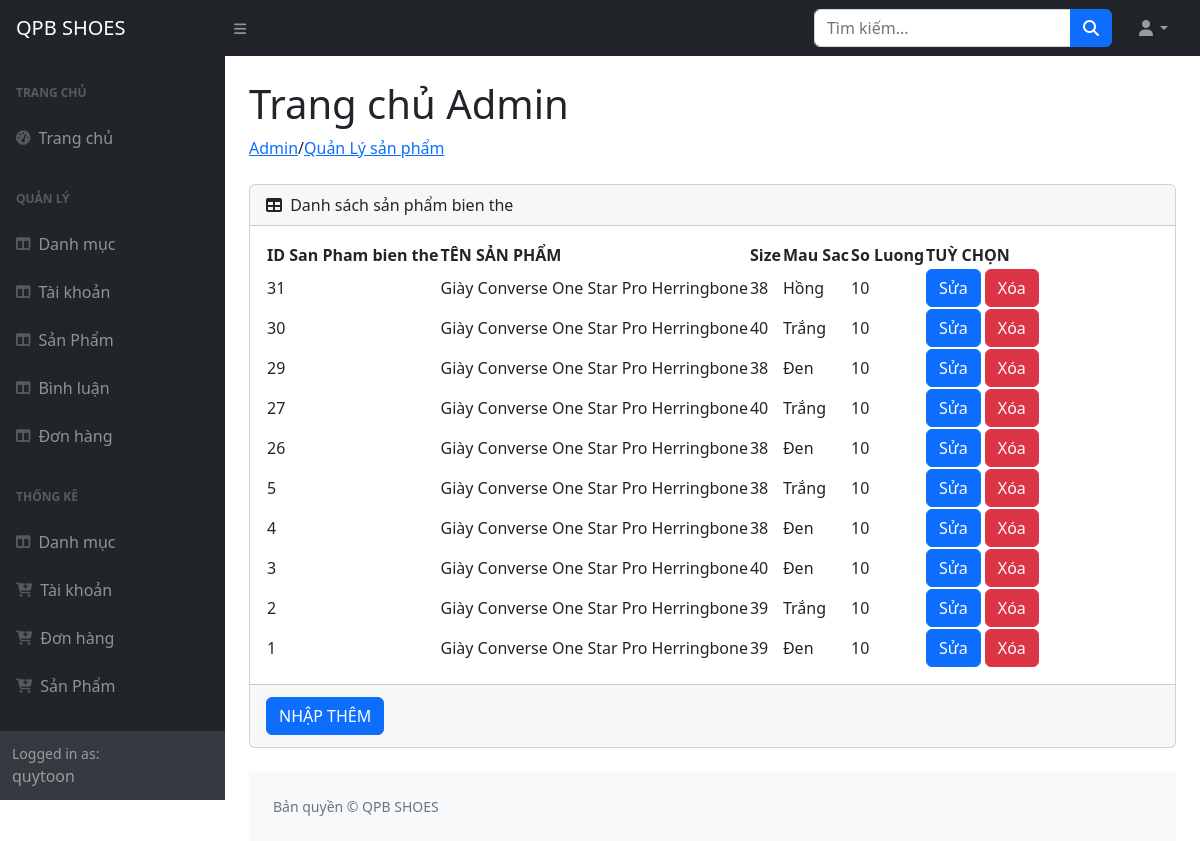
The page /admin/index.php?act=listspbienthe&IdSanPham=1 (signed in) on the database its author committed.
### tables this page shows
CREATE TABLE `giay_bienthe` (
  `IdGiayBienThe` int(11) NOT NULL,
  `IdMauSac` int(11) NOT NULL,
  `IdSizeGiay` int(11) NOT NULL,
  `IdSanPham` int(11) NOT NULL,
  `SoLuong` int(11) NOT NULL,
  `luotmua` int(11) NOT NULL
);

CREATE TABLE `sanpham` (
  `IdSanPham` int(11) NOT NULL,
  `TenSanPham` varchar(255) NOT NULL,
  `Gia` double(10,2) NOT NULL DEFAULT 0.00,
  `img` varchar(255) NOT NULL,
  `MoTa` text DEFAULT NULL,
  `SoLuong` int(11) NOT NULL,
  `luotmua` int(11) DEFAULT 0,
  `iddm` int(11) NOT NULL,
  `trangThai` int(11) NOT NULL
);

CREATE TABLE `sizegiay` (
  `IdSizeGiay` int(11) NOT NULL,
  `Size` float NOT NULL,
  `TrangThai` int(11) NOT NULL
);

CREATE TABLE `mausac` (
  `IdMauSac` int(11) NOT NULL,
  `TenMauSac` varchar(255) NOT NULL,
  `TrangThai` int(11) NOT NULL
);

### model/pdo.php (called while the page is built, shortened)
<?php
function pdo_get_connection()
{
    $servername = "localhost";
    $username = "root";
    $password = "";
    try {
        $conn = new PDO("mysql:host=$servername;dbname=pro1014-websitebangiaypoly-nhom12", $username, $password);
        $conn->setAttribute(PDO::ATTR_ERRMODE, PDO::ERRMODE_EXCEPTION);
        return $conn;
    } catch (PDOException $e) {
        echo "Connection failed: " . $e->getMessage();
    }
}
function pdo_query($sql)
{
    $sql_args = array_slice(func_get_args(), 1);
    try {
        $conn = pdo_get_connection();
        $stmt = $conn->prepare($sql);
        $stmt->execute($sql_args);
        $rows = $stmt->fetchAll();
        return $rows;
    } catch (PDOException $e) {
        throw $e;
    } finally {
        unset($conn);
    }
}
?>

### model/sanpham.php (called while the page is built, shortened)
<?php
function list_bienthe($IdSanPham)
{
    $sql = "SELECT giay_bienthe.*, sanpham.*, sizegiay.Size, mausac.TenMauSac, giay_bienthe.SoLuong
        FROM giay_bienthe
        JOIN sanpham ON giay_bienthe.IdSanPham = sanpham.IdSanPham
        JOIN sizegiay ON giay_bienthe.IdSizeGiay = sizegiay.IdSizeGiay
        JOIN mausac ON giay_bienthe.IdMauSac = mausac.IdMauSac
        WHERE giay_bienthe.IdSanPham = ?
        ORDER BY giay_bienthe.IdGiayBienThe DESC";
    return pdo_query($sql, $IdSanPham);
}
?>

### admin/sanpham/listspbienthe.php (the view, shortened to what this page needs)
/<a href="index.php?act=listspbienthe">Quản Lý sản phẩm</a>
</ol>
<div class="card mb-4">
    <div class="card-header">
        <i class="fas fa-table me-1"></i>
        Danh sách sản phẩm bien the
    </div>
    <div class="card-body">
        <table id="datatablesSimple">
            <thead>
            <tr>
                <th>ID San Pham bien the</th>
                <th>TÊN SẢN PHẨM</th>
                <th>Size</th>
                <th>Mau Sac</th>
                <th>So Luong</th>
                <th>TUỲ CHỌN</th>
            </tr>
            </thead>
            <tbody>
            <?php
            foreach ($listspbienthe as $value) {
                $suasp = "index.php?act=suabienthe&IdGiayBienThe=" .  $value['IdGiayBienThe'];
                $xoasp = "index.php?act=xoabienthe&IdGiayBienThe=" .  $value['IdGiayBienThe'] ;
                echo '<tr>
                    <td>' . $value['IdGiayBienThe'] . '</td>
                    <td>' . $value['TenSanPham']  . '</td>
                    <td>' .$value['Size']  . '</td>
                    <td>' . $value['TenMauSac']  . '</td>
                    <td>' . $value['SoLuong']  . '</td>
                   <td>
                    <a href="'.$suasp.'"><button type="button" class="btn btn-primary">Sửa</button></a>
                    <a href="'.$xoasp.'" onclick="return confirmDelete()"><button type="button" class="btn btn-danger">Xóa</button></a>
                   </td>
                </tr>';
            }
            ?>
            </tbody>
        </table>
    </div>
    <div class="card-footer">
        <a href="index.php?act=addspbienthe"> <input class="btn btn-primary my-1" type="button" value="NHẬP THÊM"></a>
    </div>
</div>

### rows shown on the page
giay_bienthe: IdGiayBienThe "31", IdSanPham.TenSanPham "Giày Converse One Star Pro Herringbone", IdSizeGiay.Size "38", IdMauSac.TenMauSac "Hồng", SoLuong "10"
giay_bienthe: IdGiayBienThe "30", IdSanPham.TenSanPham "Giày Converse One Star Pro Herringbone", IdSizeGiay.Size "40", IdMauSac.TenMauSac "Trắng", SoLuong "10"
giay_bienthe: IdGiayBienThe "29", IdSanPham.TenSanPham "Giày Converse One Star Pro Herringbone", IdSizeGiay.Size "38", IdMauSac.TenMauSac "Đen", SoLuong "10"
giay_bienthe: IdGiayBienThe "27", IdSanPham.TenSanPham "Giày Converse One Star Pro Herringbone", IdSizeGiay.Size "40", IdMauSac.TenMauSac "Trắng", SoLuong "10"
giay_bienthe: IdGiayBienThe "26", IdSanPham.TenSanPham "Giày Converse One Star Pro Herringbone", IdSizeGiay.Size "38", IdMauSac.TenMauSac "Đen", SoLuong "10"
giay_bienthe: IdGiayBienThe "5", IdSanPham.TenSanPham "Giày Converse One Star Pro Herringbone", IdSizeGiay.Size "38", IdMauSac.TenMauSac "Trắng", SoLuong "10"
giay_bienthe: IdGiayBienThe "4", IdSanPham.TenSanPham "Giày Converse One Star Pro Herringbone", IdSizeGiay.Size "38", IdMauSac.TenMauSac "Đen", SoLuong "10"
giay_bienthe: IdGiayBienThe "3", IdSanPham.TenSanPham "Giày Converse One Star Pro Herringbone", IdSizeGiay.Size "40", IdMauSac.TenMauSac "Đen", SoLuong "10"
giay_bienthe: IdGiayBienThe "2", IdSanPham.TenSanPham "Giày Converse One Star Pro Herringbone", IdSizeGiay.Size "39", IdMauSac.TenMauSac "Trắng", SoLuong "10"
giay_bienthe: IdGiayBienThe "1", IdSanPham.TenSanPham "Giày Converse One Star Pro Herringbone", IdSizeGiay.Size "39", IdMauSac.TenMauSac "Đen", SoLuong "10"

### other values the page prints
$_SESSION['TenTaiKhoan']['TenTaiKhoan'] "quytoon"
